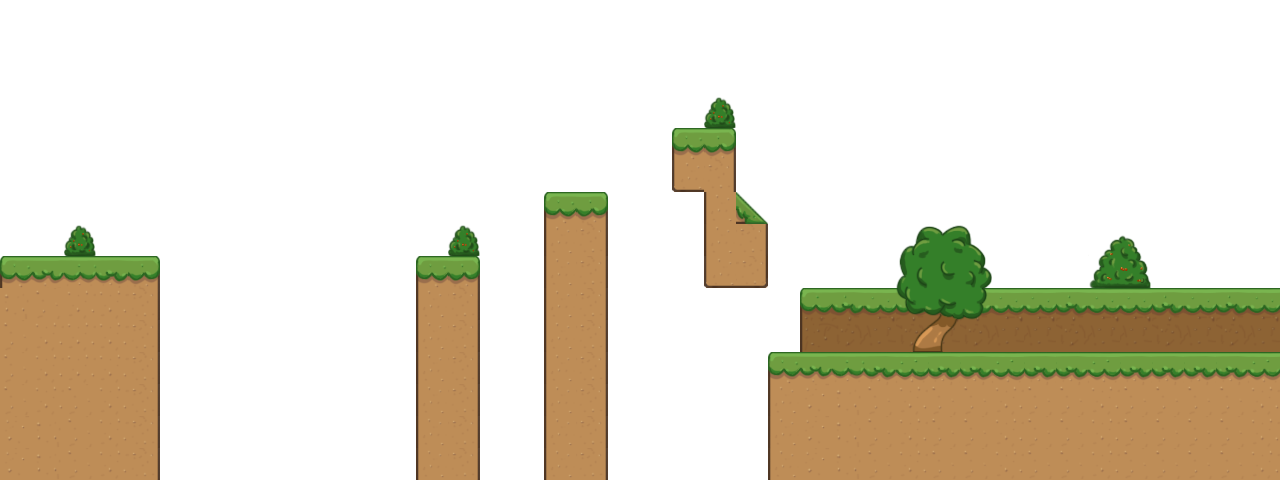

A level layout from a 2D game, rendered from its tile map. Below: a short description, then the map file with tile-grid data replaced by summaries:
An orthogonal 40x15 tile map with 32x32 px tiles, 3 tile layers (background, ground, frontground), 2 tilesets and 5 objects (3x flairy, earm, goal).

<map version="1.10" tiledversion="1.10.0" orientation="orthogonal" renderorder="right-down" width="40" height="15" tilewidth="32" tileheight="32" infinite="0" backgroundcolor="#ffffff" nextlayerid="5" nextobjectid="6">
 <properties>
  <property name="FLY" value="-1" />
  <property name="JUMP" value="-1" />
 </properties>
 <tileset firstgid="1" name="tiles" tilewidth="32" tileheight="32" tilecount="100" columns="10">
  <image source="tiles.png" width="320" height="320" />
  <tile id="0">
   <properties>
    <property name="type" value="TOPL" />
   </properties>
  </tile>
  <tile id="1">
   <properties>
    <property name="type" value="TOP" />
   </properties>
  </tile>
  <tile id="2">
   <properties>
    <property name="type" value="TOP" />
   </properties>
  </tile>
  <tile id="3">
   <properties>
    <property name="type" value="TOP" />
   </properties>
  </tile>
  <tile id="4">
   <properties>
    <property name="type" value="TOP" />
   </properties>
  </tile>
  <tile id="5">
   <properties>
    <property name="type" value="TOPR" />
   </properties>
  </tile>
  <tile id="6">
   <properties>
    <property name="type" value="TOP" />
   </properties>
  </tile>
  <tile id="7">
   <properties>
    <property name="type" value="TOP" />
   </properties>
  </tile>
  <tile id="8">
   <properties>
    <property name="type" value="TOP" />
   </properties>
  </tile>
  <tile id="9">
   <properties>
    <property name="type" value="TOP" />
   </properties>
  </tile>
  <tile id="10">
   <properties>
    <property name="type" value="LEFT" />
   </properties>
  </tile>
  <tile id="15">
   <properties>
    <property name="type" value="RIGHT" />
   </properties>
  </tile>
  <tile id="20">
   <properties>
    <property name="type" value="DGL1" />
   </properties>
  </tile>
  <tile id="21">
   <properties>
    <property name="type" value="NB" />
   </properties>
  </tile>
  <tile id="22">
   <properties>
    <property name="type" value="NB" />
   </properties>
  </tile>
  <tile id="23">
   <properties>
    <property name="type" value="DGR1" />
   </properties>
  </tile>
  <tile id="31">
   <properties>
    <property name="type" value="DGL1" />
   </properties>
  </tile>
  <tile id="32">
   <properties>
    <property name="type" value="DGR1" />
   </properties>
  </tile>
  <tile id="36">
   <properties>
    <property name="type" value="NB" />
   </properties>
  </tile>
  <tile id="38">
   <properties>
    <property name="type" value="NB" />
   </properties>
  </tile>
  <tile id="39">
   <properties>
    <property name="type" value="NB" />
   </properties>
  </tile>
  <tile id="40">
   <properties>
    <property name="type" value="DGL1" />
   </properties>
  </tile>
  <tile id="41">
   <properties>
    <property name="type" value="NB" />
   </properties>
  </tile>
  <tile id="42">
   <properties>
    <property name="type" value="NB" />
   </properties>
  </tile>
  <tile id="43">
   <properties>
    <property name="type" value="DGR1" />
   </properties>
  </tile>
  <tile id="48">
   <properties>
    <property name="type" value="DGR4" />
   </properties>
  </tile>
  <tile id="49">
   <properties>
    <property name="type" value="DGR5" />
   </properties>
  </tile>
  <tile id="51">
   <properties>
    <property name="type" value="DGL1" />
   </properties>
  </tile>
  <tile id="52">
   <properties>
    <property name="type" value="DGR1" />
   </properties>
  </tile>
  <tile id="70">
   <properties>
    <property name="type" value="LEFT" />
   </properties>
  </tile>
  <tile id="75">
   <properties>
    <property name="type" value="RIGHT" />
   </properties>
  </tile>
  <tile id="80">
   <properties>
    <property name="type" value="TOPL" />
   </properties>
  </tile>
  <tile id="81">
   <properties>
    <property name="type" value="TOP" />
   </properties>
  </tile>
  <tile id="82">
   <properties>
    <property name="type" value="TOP" />
   </properties>
  </tile>
  <tile id="83">
   <properties>
    <property name="type" value="TOP" />
   </properties>
  </tile>
  <tile id="84">
   <properties>
    <property name="type" value="TOP" />
   </properties>
  </tile>
  <tile id="85">
   <properties>
    <property name="type" value="TOP" />
   </properties>
  </tile>
 </tileset>
 <tileset firstgid="101" name="props" tilewidth="32" tileheight="32" tilecount="100" columns="10">
  <image source="props.png" width="320" height="320" />
 </tileset>
 <layer id="1" name="background" width="40" height="15">
  <data>[600 cells, 0 non-empty, 0 distinct tile ids]</data>
 </layer>
 <layer id="2" name="ground" width="40" height="15">
  <data>[600 cells, 171 non-empty, 21 distinct tile ids]</data>
 </layer>
 <layer id="3" name="frontground" width="40" height="15">
  <data>[600 cells, 19 non-empty, 17 distinct tile ids]</data>
 </layer>
 <objectgroup id="4" name="avatars">
  <object id="1" name="earm" gid="25" x="11" y="234" width="32" height="32" />
  <object id="2" name="flairy" gid="37" x="475" y="208" width="32" height="32" />
  <object id="3" name="flairy" gid="37" x="995" y="277" width="32" height="32" />
  <object id="4" name="flairy" gid="37" x="712" y="341" width="32" height="32" />
  <object id="5" name="goal" gid="26" x="1224" y="275" width="32" height="32" />
 </objectgroup>
</map>
